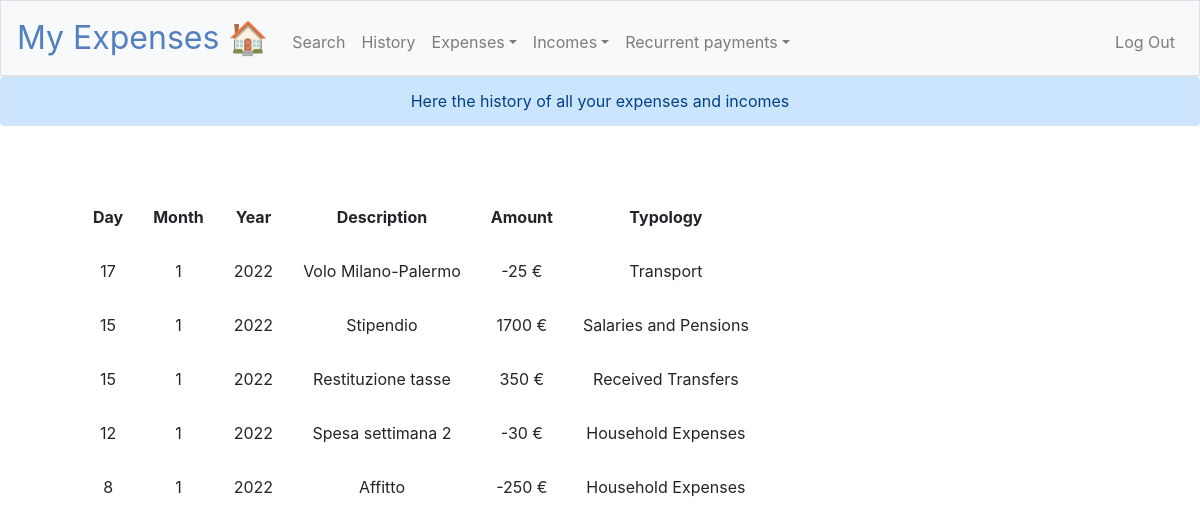
Screenshot of /history (signed in) with the database file from the repository.
### tables this page shows
CREATE TABLE household (id INTEGER, userid INTEGER, day INTEGER, month INTEGER, year INTEGER, description TEXT, amount DECIMAL(12,2), type TEXT, FOREIGN KEY(userid) REFERENCES users(id), PRIMARY KEY(id) ,CHECK(day>0 AND day<32), CHECK(month>0 AND month<13));

### application.py (the view)
@app.route("/history")
@login_required
def history():
    rows = db.execute("SELECT day, month, year, description, amount, type FROM household WHERE userid = ? ORDER BY year DESC, month DESC, day DESC", session.get("user_id"))
    flash('Here the history of all your expenses and incomes')
    return render_template("history.html", rows=rows)

### application.py (called while the page is built)
@app.after_request
def after_request(response):
    response.headers["Cache-Control"] = "no-cache, no-store, must-revalidate"
    response.headers["Expires"] = 0
    response.headers["Pragma"] = "no-cache"
    return response

### helpers.py (called while the page is built)
def login_required(f):
    @wraps(f)
    def decorated_function(*args, **kwargs):
        if session.get("user_id") is None:
            return redirect("/login")
        return f(*args, **kwargs)
    return decorated_function

### templates/history.html (shortened to what this page needs)
{% extends "layout.html" %}
{% block main %}
<form action="/history">
    <table>
        <tr>
            <th>Day</th>
            <th>Month</th>
            <th>Year</th>
            <th>Description</th>
            <th>Amount</th>
            <th>Typology</th>
        {% for row in rows %}
            </tr>
                <td>{{ row.day }}</td>
                <td>{{ row.month }}</td>
                <td>{{ row.year }}</td>
                <td>{{ row.description }}</td>
                <td>{{ row.amount }} €</td>
                <td>{{ row.type }}</td>
        {% endfor %}
    </table>
</form>
{% endblock %}

### templates/layout.html (shortened to what this page needs)
<!DOCTYPE html>
<html lang="en">
    <head>
        <link rel="stylesheet" href="https://cdn.jsdelivr.net/npm/bootstrap@4.5.3/dist/css/bootstrap.min.css">
        <link href="/static/styles.css" rel="stylesheet">
    </head>
    <body>
        <nav class="navbar navbar-expand-md navbar-light bg-light border">
            <a class="navbar-brand" href="/"><span class="blue">My Expenses</span><span> </span><span>&#x1F3E0;</span></a>
            <div class="collapse navbar-collapse" id="navbar">
                {% if session.user_id %}
                    <ul class="navbar-nav mr-auto mt-2">
                        <li class="nav-item"><a class="nav-link" href="/search">Search</a></li>
                        <li class="nav-item"><a class="nav-link" href="/history">History</a></li>
                        <li class="nav-item"><a class="nav-link dropdown-toggle" data-toggle="dropdown" href="#">Expenses</a>
                        </li>
                        <li class="nav-item"><a class="nav-link dropdown-toggle" data-toggle="dropdown" href="#">Incomes</a>
                        </li>
                        <li class="nav-item"><a class="nav-link dropdown-toggle" data-toggle="dropdown" href="#">Recurrent payments</a>
                        </li>
                    </ul>
                    <ul class="navbar-nav ml-auto mt-2">
                        <li class="nav-item"><a class="nav-link" href="/logout">Log Out</a></li>
                    </ul>
                {% else %}
                    <ul class="navbar-nav ml-auto mt-2">
                        <li class="nav-item"><a class="nav-link" href="/register">Register</a></li>
                        <li class="nav-item"><a class="nav-link" href="/login">Log In</a></li>
                    </ul>
                {% endif %}
            </div>
        </nav>
        {% if get_flashed_messages() %}
            <header>
                <div class="alert alert-primary border text-center" role="alert">
                    {{ get_flashed_messages() | join(" ") }}
                </div>
            </header>
        {% endif %}
        <main class="container p-5">
            {% block main %}{% endblock %}
        </main>
    </body>
</html>

### static/styles.css (style rules this page uses)
nav .navbar-brand { font-size: xx-large; }
nav .navbar-brand .blue { color: #537fbe; }
th, td { padding: 15px; }
main { overflow-x: auto; text-align: center; }

### rows the page displays
household: day "17", month "1", year "2022", description "Volo Milano-Palermo", amount "-25", type "Transport"
household: day "15", month "1", year "2022", description "Stipendio", amount "1700", type "Salaries and Pensions"
household: day "15", month "1", year "2022", description "Restituzione tasse", amount "350", type "Received Transfers"
household: day "12", month "1", year "2022", description "Spesa settimana 2", amount "-30", type "Household Expenses"
household: day "8", month "1", year "2022", description "Affitto", amount "-250", type "Household Expenses"

### other values shown
{{ get_flashed_messages() | join(" ") }} "Here the history of all your expenses and incomes"
